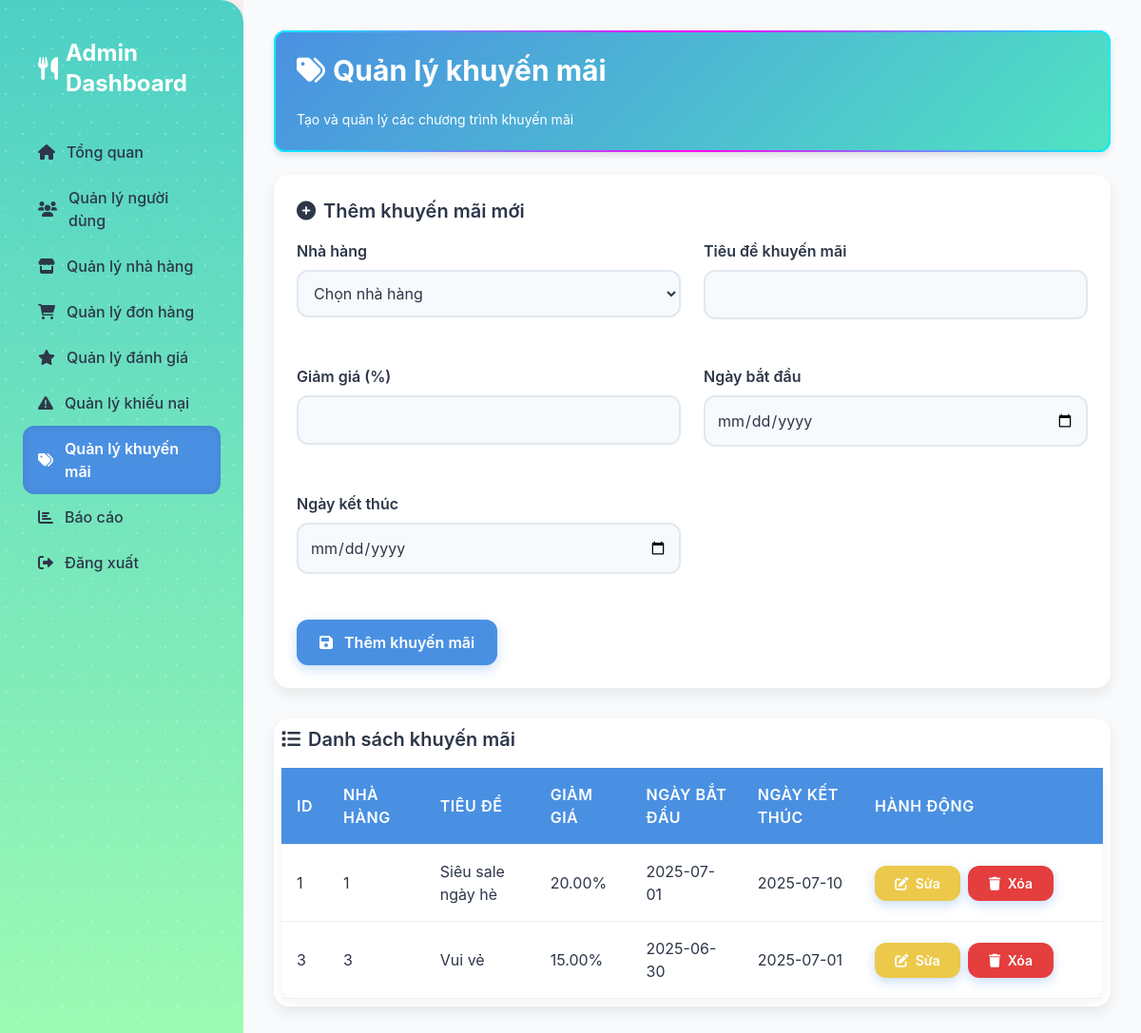
The page /modules/promotions/manage_promotions.php (signed in) on the database its author committed.
### tables this page shows
CREATE TABLE `promotions` (
  `id` int(11) NOT NULL,
  `restaurant_id` int(11) DEFAULT NULL,
  `title` varchar(100) NOT NULL,
  `discount_percentage` decimal(5,2) DEFAULT NULL,
  `start_date` date DEFAULT NULL,
  `end_date` date DEFAULT NULL
);

### modules/promotions/manage_promotions.php (the view, shortened to what this page needs)
<?php
require __DIR__ . '/../../config/db_connect.php';
$current_page = basename($_SERVER['PHP_SELF']);
$promotions = [];
try {
    $stmt = $pdo->query("SELECT id, restaurant_id, title, discount_percentage, start_date, end_date FROM promotions ORDER BY start_date DESC");
    $promotions = $stmt->fetchAll();
} catch (PDOException $e) {
    $error = "Lỗi cơ sở dữ liệu: " . $e->getMessage();
    error_log("Database error when fetching promotions: " . $e->getMessage());
}
?>
<!DOCTYPE html>
<html lang="vi">
<head>
    <link href="https://cdn.jsdelivr.net/npm/tailwindcss@2.2.19/dist/tailwind.min.css" rel="stylesheet">
    <link href="/ad/assets/css/admin.css" rel="stylesheet">
    <link href="https://cdnjs.cloudflare.com/ajax/libs/font-awesome/6.0.0-beta3/css/all.min.css" rel="stylesheet">
    <link href="https://cdnjs.cloudflare.com/ajax/libs/animate.css/4.1.1/animate.min.css" rel="stylesheet">
</head>
<body class="flex flex-col h-screen bg-gray-50" data-page="<?php echo $current_page; ?>">
    <div class="flex flex-1 overflow-hidden">
        <aside class="sidebar w-64 bg-gray-800 text-white transition-all duration-300 ease-in-out">
            <h2 class="text-2xl font-bold mb-4 flex items-center p-4">
                <i class="fas fa-utensils mr-2"></i> <span>Admin Dashboard</span>
            </h2>
            <nav>
                <ul>
                    <li><a href="/ad/views/dashboard.php" class="flex items-center p-4 <?php echo ($current_page == 'dashboard.php' && !isset($_GET['page'])) ? 'active' : ''; ?>"><i class="fas fa-home mr-2"></i> <span>Tổng quan</span></a></li>
                    <li><a href="/ad/modules/users/manage_users.php" class="flex items-center p-4 <?php echo ($current_page == 'manage_users.php') ? 'active' : ''; ?>"><i class="fas fa-users mr-2"></i> <span>Quản lý người dùng</span></a></li>
                    <li><a href="/ad/modules/restaurants/manage_restaurants.php" class="flex items-center p-4 <?php echo ($current_page == 'manage_restaurants.php') ? 'active' : ''; ?>"><i class="fas fa-store mr-2"></i> <span>Quản lý nhà hàng</span></a></li>
                    <li><a href="/ad/modules/orders/manage_orders.php" class="flex items-center p-4 <?php echo ($current_page == 'manage_orders.php') ? 'active' : ''; ?>"><i class="fas fa-shopping-cart mr-2"></i> <span>Quản lý đơn hàng</span></a></li>
                    <li><a href="/ad/modules/reviews/manage_reviews.php" class="flex items-center p-4 <?php echo ($current_page == 'manage_reviews.php') ? 'active' : ''; ?>"><i class="fas fa-star mr-2"></i> <span>Quản lý đánh giá</span></a></li>
                    <li><a href="/ad/modules/complaints/manage_complaints.php" class="flex items-center p-4 <?php echo ($current_page == 'manage_complaints.php') ? 'active' : ''; ?>"><i class="fas fa-exclamation-triangle mr-2"></i> <span>Quản lý khiếu nại</span></a></li>
                    <li><a href="/ad/modules/promotions/manage_promotions.php" class="flex items-center p-4 <?php echo ($current_page == 'manage_promotions.php') ? 'active' : ''; ?>"><i class="fas fa-tags mr-2"></i> <span>Quản lý khuyến mãi</span></a></li>
                    <li><a href="/ad/views/report.php" class="flex items-center p-4 <?php echo ($current_page == 'report.php') ? 'active' : ''; ?>"><i class="fas fa-chart-bar mr-2"></i> <span>Báo cáo</span></a></li>
                    <li><a href="/ad/modules/auth/logout.php" class="flex items-center p-4 <?php echo ($current_page == 'logout.php') ? 'active' : ''; ?>"><i class="fas fa-sign-out-alt mr-2"></i> <span>Đăng xuất</span></a></li>
                </ul>
            </nav>
        </aside>
        <main class="main-content flex-1 overflow-auto p-6 bg-gray-50 animate__animated animate__fadeIn" id="main-content">
            <div class="content" id="content" style="display: none;">
                <div class="header-card animate__animated animate__fadeInUp">
                <h1 class="text-3xl font-bold mb-6 flex items-center animate__animated animate__fadeInUp">
                    <i class="fas fa-tags mr-2"></i> Quản lý khuyến mãi
                </h1>
                <p class="text-sm mt-2">Tạo và quản lý các chương trình khuyến mãi</p>
                </div>
                <div class="card mb-6 animate__animated animate__fadeInUp">
                    <h2 class="text-xl font-semibold mb-4 flex items-center">
                        <i class="fas fa-plus-circle mr-2"></i> Thêm khuyến mãi mới
                    </h2>
                    <form method="POST" action="" class="grid grid-cols-1 md:grid-cols-2 gap-6">
                        <div class="form-group">
                            <label>Nhà hàng</label>
                            <select name="restaurant_id" class="form-control" required>
                                <option value="">Chọn nhà hàng</option>
                            </select>
                        </div>
                        <div class="form-group">
                            <label>Tiêu đề khuyến mãi</label>
                            <input type="text" name="title" class="form-control" required>
                        </div>
                        <div class="form-group">
                            <label>Giảm giá (%)</label>
                            <input type="number" name="discount_percentage" class="form-control" min="0" max="100" step="0.01" required>
                        </div>
                        <div class="form-group">
                            <label>Ngày bắt đầu</label>
                            <input type="date" name="start_date" class="form-control" required>
                        </div>
                        <div class="form-group">
                            <label>Ngày kết thúc</label>
                            <input type="date" name="end_date" class="form-control" required>
                        </div>
                        <div class="md:col-span-2">
                            <div class="flex flex-wrap gap-4">
                                <button type="submit" name="add_promotion" class="btn btn-primary animate__animated animate__fadeIn">
                                    <i class="fas fa-save mr-2"></i> Thêm khuyến mãi
                                </button>
                            </div>
                        </div>
                    </form>
                </div>
                <div class="card table-container animate__animated animate__fadeInUp">
                    <h2 class="text-xl font-semibold mb-4 flex items-center">
                        <i class="fas fa-list mr-2"></i> Danh sách khuyến mãi
                    </h2>
                    <?php if (empty($promotions)): ?>
                        <p class="text-gray-500">Không có khuyến mãi nào để hiển thị.</p>
                    <?php else: ?>
                        <table>
                            <thead>
                                <tr>
                                    <th class="w-10">ID</th>
                                    <th>Nhà hàng</th>
                                    <th>Tiêu đề</th>
                                    <th>Giảm giá</th>
                                    <th>Ngày bắt đầu</th>
                                    <th>Ngày kết thúc</th>
                                    <th class="w-64">Hành động</th>
                                </tr>
                            </thead>
                            <tbody>
                                <?php foreach ($promotions as $promotion): ?>
                                <tr>
                                    <td><?php echo htmlspecialchars($promotion['id']); ?></td>
                                    <td><?php echo htmlspecialchars($promotion['restaurant_id']); ?></td>
                                    <td><?php echo htmlspecialchars($promotion['title']); ?></td>
                                    <td><?php echo htmlspecialchars($promotion['discount_percentage']); ?>%</td>
                                    <td><?php echo htmlspecialchars($promotion['start_date']); ?></td>
                                    <td><?php echo htmlspecialchars($promotion['end_date']); ?></td>
                                    <td>
                                        <div class="flex flex-wrap gap-2">
                                            <a href="edit_promotion.php?id=<?php echo $promotion['id']; ?>" class="btn btn-warning btn-sm animate__animated animate__fadeIn">
                                                <i class="fas fa-edit mr-1"></i> Sửa
                                            </a>
                                            <a href="delete_promotion.php?id=<?php echo $promotion['id']; ?>" class="btn btn-danger btn-sm animate__animated animate__fadeIn" onclick="return confirm('Bạn có chắc chắn muốn xóa khuyến mãi này?');">
                                                <i class="fas fa-trash mr-1"></i> Xóa
                                            </a>
                                        </div>
                                    </td>
                                </tr>
                                <?php endforeach; ?>
                            </tbody>
                        </table>
                    <?php endif; ?>
                </div>
            </div>
        </main>
    </div>
</body>
</html>

### assets/css/admin.css (style rules this page uses)
body { font-family: 'Inter', -apple-system, BlinkMacSystemFont, 'Segoe UI', Roboto, sans-serif; background: linear-gradient(135deg, #f7fafc 0%, #dce3ec 100%); background-size: 200% 200%; animation: gradientMove 15s ease infinite; margin: 0; height: 100vh; overflow: auto; color: #2d3748; }
.sidebar { background: linear-gradient(180deg, #4dd0c6, #9ffcb2); color: #ffffff; height: 100vh; position: fixed; width: 256px; padding: 1.5rem; box-shadow: 0 0 30px rgba(255, 154, 158, 0.4); overflow-y: auto; transition: all 0.3s ease-in-out; border-top-right-radius: 24px; border-bottom-right-radius: 24px; overflow: hidden; }
.sidebar::before { content: ''; position: absolute; top: 0; left: 0; width: 100%; height: 100%; background-image: radial-gradient(circle at 20% 30%, rgba(255,255,255,0.8) 1px, transparent 1px), radial-gradient(circle at 80% 70%, rgba(255,255,255,0.8) 1px, transparent 1px); background-size: 30px 30px; opacity: 0.3; animation: particleMove 20s linear infinite; }
.sidebar nav ul { list-style: none; padding: 0; }
.sidebar nav ul li a { display: flex; align-items: center; padding: 0.75rem 1rem; border-radius: 0.75rem; color: #2d3748; text-decoration: none; transition: all 0.3s ease; font-weight: 500; position: relative; overflow: hidden; }
.sidebar nav ul li a::before { content: ''; position: absolute; top: 0; left: -100%; width: 100%; height: 100%; background: linear-gradient(90deg, rgba(255, 255, 255, 0.2) 0%, rgba(255, 255, 255, 0.5) 50%, rgba(255, 255, 255, 0.2) 100%); transition: all 0.4s ease; z-index: 0; }
.sidebar nav ul li a.active { background-color: #4a90e2; color: #ffffff; font-weight: 600; box-shadow: inset 0 0 10px rgba(0, 0, 0, 0.1); }
.sidebar nav ul li a.active::before { display: none; }
.sidebar nav ul li a i { margin-right: 0.75rem; transition: transform 0.3s ease, opacity 0.3s ease; }
.sidebar nav ul li a span { transition: opacity 0.3s ease; }
.main-content { margin-left: 256px; padding: 2rem; height: 100vh; width: calc(100% - 256px); overflow-y: auto; transition: margin-left 0.3s ease; padding-bottom: 2rem; }
.header-card { background: linear-gradient(135deg, #4a90e2, #50e3c2); color: white; padding: 1.5rem; border-radius: 0.75rem; margin-bottom: 1.5rem; box-shadow: 0 4px 6px rgba(0, 0, 0, 0.1); position: relative; overflow: hidden; z-index: 1; }
.header-card::before { content: ''; position: absolute; top: -2px; left: -2px; right: -2px; bottom: -2px; background: linear-gradient( 90deg, #00f0ff 0%, #ff00f7 25%, #00f0ff 50%, #ff00f7 75%, #00f0ff 100% ); background-size: 200% 100%; animation: ledRunning 3s linear infinite; z-index: -1; border-radius: 0.85rem; -webkit-mask: linear-gradient(#fff 0 0) content-box, linear-gradient(#fff 0 0); -webkit-mask-composite: xor; mask-composite: exclude; padding: 4px; }
.card { background-color: #ffffff; border-radius: 1rem; box-shadow: 0 6px 15px rgba(0, 0, 0, 0.08); padding: 1.5rem; margin-bottom: 2rem; transition: all 0.3s ease; opacity: 1 !important; backface-visibility: hidden; will-change: transform, box-shadow; }
.table-container { overflow-x: auto; border-radius: 1rem; background: #ffffff; padding: 0.5rem; }
table { width: 100%; background-color: #ffffff; border-radius: 1rem; box-shadow: 0 4px 12px rgba(0, 0, 0, 0.05); border-collapse: separate; border-spacing: 0; }
th, td { padding: 1rem; text-align: left; border-bottom: 1px solid #edf2f7; }
th { background-color: #4a90e2; color: #ffffff; font-weight: 600; text-transform: uppercase; letter-spacing: 0.5px; }
tr { transition: all 0.3s ease; }
.btn { padding: 0.75rem 1.5rem; border-radius: 0.75rem; font-weight: 600; transition: all 0.3s ease; min-width: 120px; text-align: center; box-shadow: 0 4px 12px rgba(74, 144, 226, 0.3); opacity: 1 !important; cursor: pointer; }
.btn-sm { padding: 0.5rem 1rem; font-size: 0.875rem; min-width: 90px; }
.btn-primary { background-color: #4a90e2; color: #ffffff; }
.btn-danger { background-color: #e53e3e; color: #ffffff; }
.btn-warning { background-color: #ecc94b; color: #ffffff; }
.form-group { margin-bottom: 1.5rem; }
.form-group label { display: block; color: #2d3748; font-weight: 600; margin-bottom: 0.5rem; }
.form-group input, .form-group textarea, .form-group select { width: 100%; padding: 0.75rem; border: 2px solid #e2e8f0; border-radius: 0.75rem; outline: none; transition: all 0.3s ease; background-color: #f7fafc; }

### rows shown on the page
promotions: id "1", restaurant "1", title "Siêu sale ngày hè", discount_percentage "20.00", start_date "2025-07-01", end_date "2025-07-10"
promotions: id "3", restaurant "3", title "Vui vẻ", discount_percentage "15.00", start_date "2025-06-30", end_date "2025-07-01"
